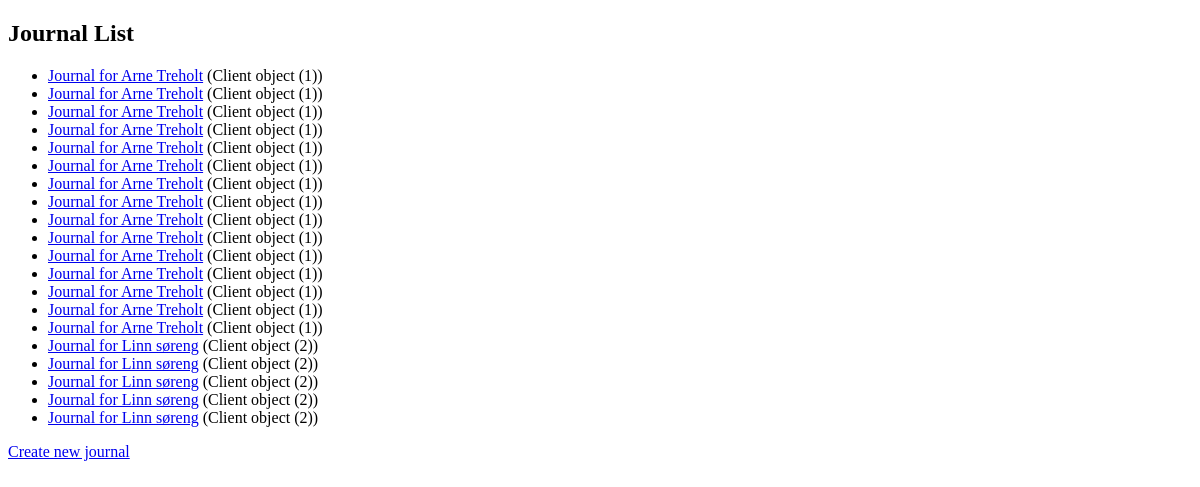
Page /journals/ (signed in) on the earlier database version.
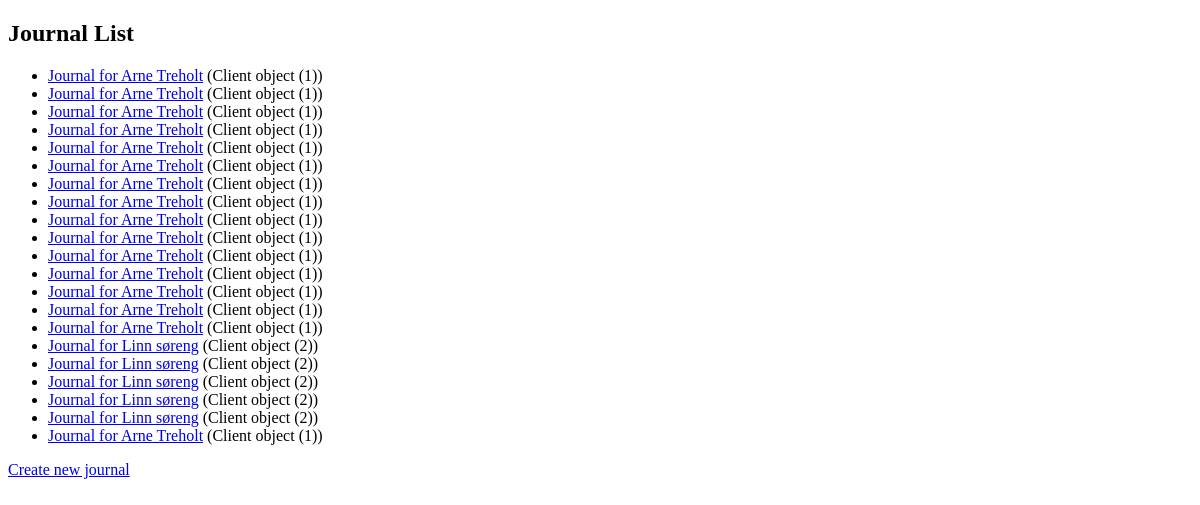
Same page on the later database version.
### journals/models.py (models this page shows)
class Journal(models.Model):
    title = models.CharField(max_length=200)
    client = models.ForeignKey(Client, on_delete=models.CASCADE)
    content = models.TextField()
    created_at = models.DateTimeField(auto_now_add=True)
    updated_at = models.DateTimeField(auto_now=True)

class Client(models.Model):
    name = models.CharField(max_length=100)
    email = models.EmailField()
    psychologist = models.ForeignKey(User, on_delete=models.CASCADE)

### journals/views.py (the view)
# urls.py: path('', views.journal_list, name='journal_list'),
@login_required
def journal_list(request):
    journals = Journal.objects.all()
    return render(request, 'journals/journal_list.html', {'journals': journals})

### journals/templates/journals/journal_list.html (shortened to what this page needs)
{% load static %}
<!DOCTYPE html>
<html>
<head>
</head>
<body>
    <h2>Journal List</h2>
    <ul>
        {% for journal in journals %}
            <li><a href="{% url 'journal_detail' journal.pk %}">{{ journal.title }}</a> ({{ journal.client }})</li>
        {% endfor %}
    </ul>
    <a href="{% url 'journal_create' %}">Create new journal</a>
</body>
</html>

Differences in the rows shown:
added Journal: title "Journal for Arne Treholt", client "Client object (1)"
